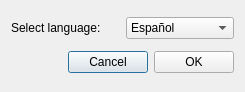
<?xml version="1.0" encoding="UTF-8"?>
<ui version="4.0">
 <class>ChangeLanguageDialog</class>
 <widget class="QDialog" name="ChangeLanguageDialog">
  <property name="geometry">
   <rect>
    <x>0</x>
    <y>0</y>
    <width>245</width>
    <height>92</height>
   </rect>
  </property>
  <property name="windowTitle">
   <string>Change language</string>
  </property>
  <layout class="QVBoxLayout" name="verticalLayout">
   <item>
    <layout class="QHBoxLayout" name="horizontalLayout">
     <item>
      <widget class="QLabel" name="label">
       <property name="text">
        <string>Select language:</string>
       </property>
      </widget>
     </item>
     <item>
      <widget class="QComboBox" name="ChangeLangComboBox">
       <item>
        <property name="text">
         <string>Español</string>
        </property>
       </item>
       <item>
        <property name="text">
         <string>English</string>
        </property>
       </item>
      </widget>
     </item>
    </layout>
   </item>
   <item>
    <layout class="QHBoxLayout" name="horizontalLayout_2">
     <item>
      <spacer name="horizontalSpacer">
       <property name="orientation">
        <enum>Qt::Horizontal</enum>
       </property>
       <property name="sizeHint" stdset="0">
        <size>
         <width>40</width>
         <height>20</height>
        </size>
       </property>
      </spacer>
     </item>
     <item>
      <widget class="QPushButton" name="m_cancelButton">
       <property name="text">
        <string>Cancel</string>
       </property>
      </widget>
     </item>
     <item>
      <widget class="QPushButton" name="m_okButton">
       <property name="text">
        <string>OK</string>
       </property>
      </widget>
     </item>
    </layout>
   </item>
  </layout>
 </widget>
 <resources/>
 <connections>
  <connection>
   <sender>m_okButton</sender>
   <signal>clicked()</signal>
   <receiver>ChangeLanguageDialog</receiver>
   <slot>accept()</slot>
   <hints>
    <hint type="sourcelabel">
     <x>500</x>
     <y>62</y>
    </hint>
    <hint type="destinationlabel">
     <x>276</x>
     <y>44</y>
    </hint>
   </hints>
  </connection>
  <connection>
   <sender>m_cancelButton</sender>
   <signal>clicked()</signal>
   <receiver>ChangeLanguageDialog</receiver>
   <slot>reject()</slot>
   <hints>
    <hint type="sourcelabel">
     <x>417</x>
     <y>62</y>
    </hint>
    <hint type="destinationlabel">
     <x>276</x>
     <y>44</y>
    </hint>
   </hints>
  </connection>
 </connections>
</ui>
